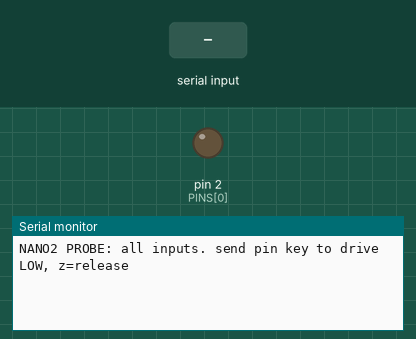
Bench run of a sketch on a simulated Arduino Nano, built with avr-gcc and run on an emulated ATmega328P. Parts: output pins drawn as LEDs (lit = HIGH), the last lines printed to the serial monitor. Inputs (shaded band) come from the test bench.

Above: at 1.2 s.
1.3 s: "2" received over Serial
At 2.5 s:
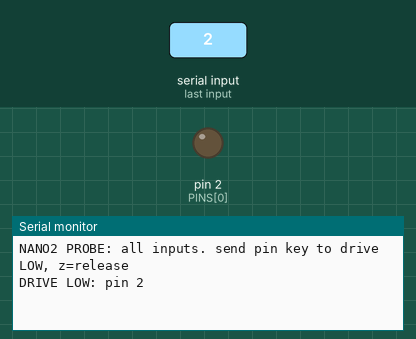
2.8 s: "z" received over Serial
At 3.9 s:
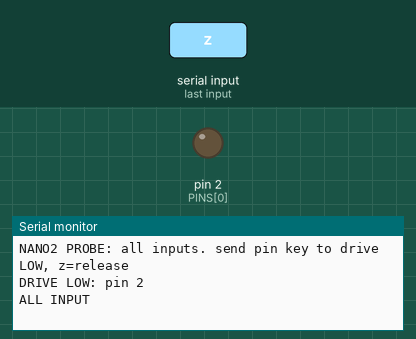

Measured:
- after the input at 1.3 s, the serial monitor: prints a new line at once (image 1)
- after the input at 2.8 s, the serial monitor: prints a new line at once (image 2)

The sketch:

nano2_probe.ino
```cpp
// Nano-2: どのピンがカート56番の線に繋がっているかを総当たりで特定する診断用。
//
// ■ なぜ要るのか
// カート56番が「Nano-2のスケッチが走ると2.58Vに落ちる」ことは実測で確定した
// （ブートローダ中＝全ピン入力のときだけ5.00Vになる）。
// しかし nano2_master のソースには D11(PB3) を駆動する箇所が無い。
// **配線がD11だという申告と、コードの実態が食い違っている。**
//
// setup() が Low で駆動しているピンは D4/D5/D6/D10/D13 など複数ある。
// カート56番の線がそのどれかに載っていれば、同じ症状になる。
// 推測で当てるより、1本ずつ駆動して外から見る方が速い。
//
// ■ 使い方
// 起動時は**全ピン入力**。1文字送ると、そのピンだけを Low 出力にする。
//   '2'〜'9' = D2〜D9 / 'a'=D10 'b'=D11 'c'=D12 'd'=D13
//   'A'〜'F' = A0〜A5
//   'z' = 全部入力に戻す
// UnoのA4でカート56番を見ながら回せば、電圧が落ちたピンが当たり。

#include <Arduino.h>

const uint8_t PINS[] = {2, 3, 4, 5, 6, 7, 8, 9, 10, 11, 12, 13,
                        A0, A1, A2, A3, A4, A5};
const char KEYS[] = "23456789abcdABCDEF";
const uint8_t N = sizeof(PINS);

static void allInput() {
  for (uint8_t i = 0; i < N; i++) pinMode(PINS[i], INPUT);   // プルアップ無し
}

void setup() {
  allInput();
  Serial.begin(115200);
  Serial.println(F("NANO2 PROBE: all inputs. send pin key to drive LOW, z=release"));
}

void loop() {
  if (!Serial.available()) return;
  const char c = (char)Serial.read();
  if (c == 'z') {
    allInput();
    Serial.println(F("ALL INPUT"));
    return;
  }
  for (uint8_t i = 0; i < N; i++) {
    if (c == KEYS[i]) {
      allInput();
      pinMode(PINS[i], OUTPUT);
      digitalWrite(PINS[i], LOW);
      Serial.print(F("DRIVE LOW: pin "));
      Serial.println(PINS[i]);
      return;
    }
  }
}
```
